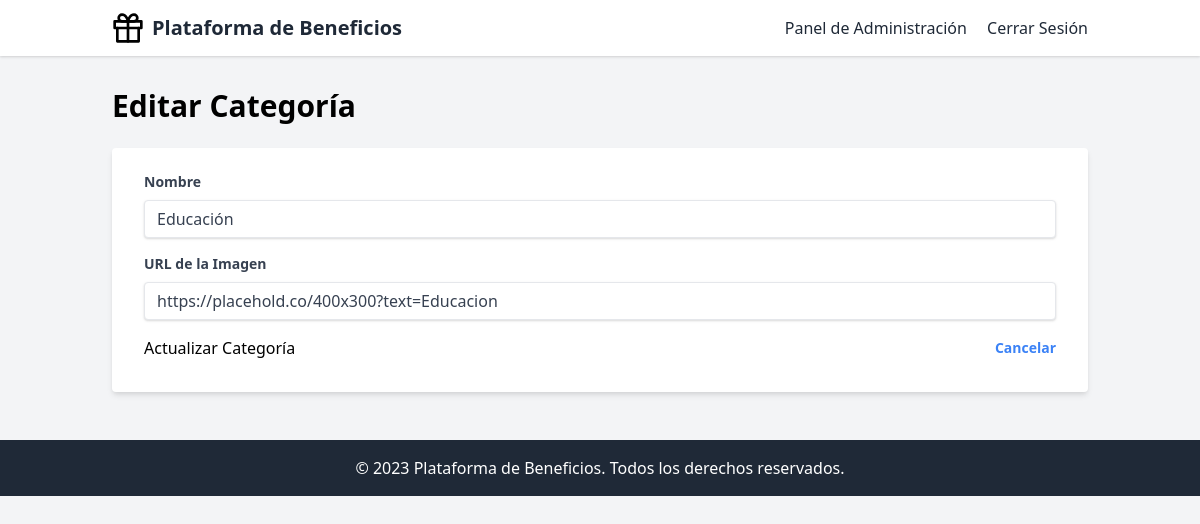
/admin/category/1 (signed in), run on the app's committed database.
### app/models.py (models this page shows)
class Category(db.Model):
    id = db.Column(db.Integer, primary_key=True)
    name = db.Column(db.String(64), index=True, unique=True)
    image_url = db.Column(db.String(256))
    benefits = db.relationship('Benefit', backref='category', lazy='dynamic')

### app/admin/routes.py (the view)
@bp.route('/category/<int:id>', methods=['GET', 'POST'])
@login_required
def edit_category(id):
    category = Category.query.get_or_404(id)
    if request.method == 'POST':
        category.name = request.form['name']
        category.image_url = request.form['image_url']
        db.session.commit()
        return redirect(url_for('admin.categories'))
    return render_template('admin/category_form.html', category=category)

### app/models.py (called while the page is built)
@login_manager.user_loader
def load_user(id):
    return User.query.get(int(id))

### templates/admin/category_form.html
{% extends "base.html" %}
{% block content %}
<h1 class="text-3xl font-bold mb-6">{% if category %}Editar Categoría{% else %}Agregar Nueva Categoría{% endif %}</h1>
<form method="POST" class="bg-white shadow-md rounded px-8 pt-6 pb-8 mb-4">
    <div class="mb-4">
        <label class="block text-gray-700 text-sm font-bold mb-2" for="name">
            Nombre
        </label>
        <input class="shadow appearance-none border rounded w-full py-2 px-3 text-gray-700 leading-tight focus:outline-none focus:shadow-outline" id="name" name="name" type="text" placeholder="Nombre de la categoría" value="{{ category.name if category else '' }}" required>
    </div>
    <div class="mb-4">
        <label class="block text-gray-700 text-sm font-bold mb-2" for="image_url">
            URL de la Imagen
        </label>
        <input class="shadow appearance-none border rounded w-full py-2 px-3 text-gray-700 leading-tight focus:outline-none focus:shadow-outline" id="image_url" name="image_url" type="url" placeholder="https://ejemplo.com/imagen.jpg" value="{{ category.image_url if category else '' }}" required>
    </div>
    <div class="flex items-center justify-between">
        <button class="btn-primary" type="submit">
            {% if category %}Actualizar{% else %}Agregar{% endif %} Categoría
        </button>
        <a href="{{ url_for('admin.categories') }}" class="inline-block align-baseline font-bold text-sm text-blue-500 hover:text-blue-800">
            Cancelar
        </a>
    </div>
</form>
{% endblock %}

### data on the page
Category: name "Educación", image_url "https://placehold.co/400x300?text=Educacion"
